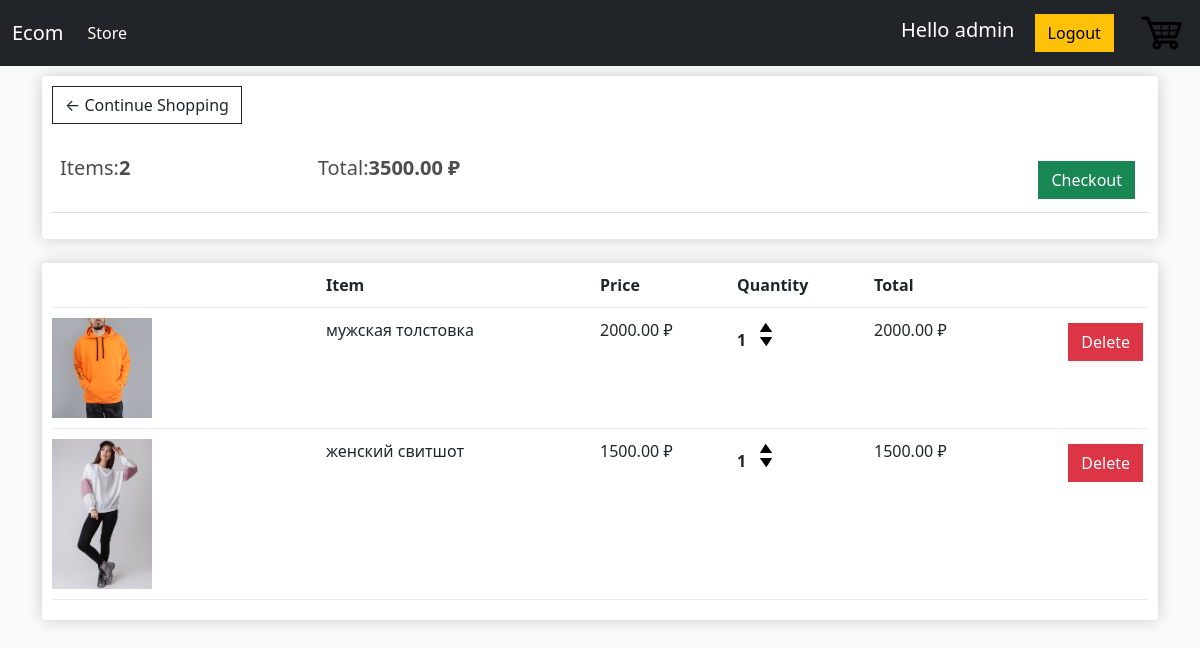
The page /cart/ (signed in) on the database as committed earlier.
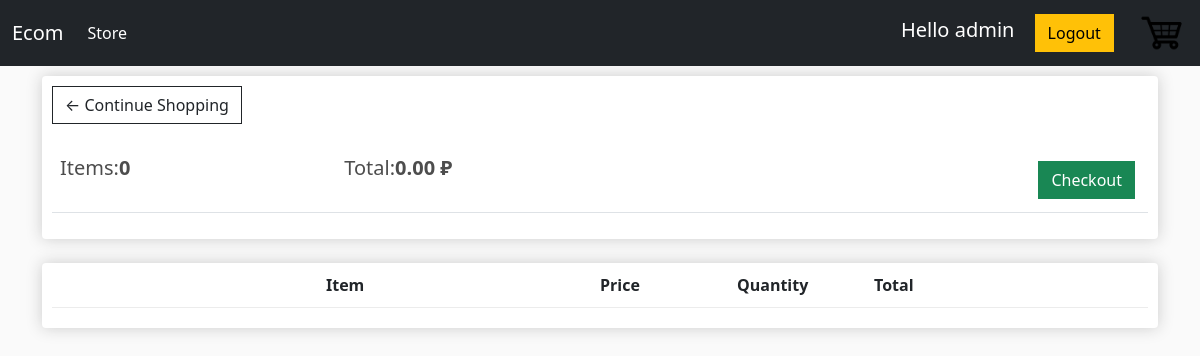
The same page on the database as committed later.
### mainapp/models.py (models this page shows, shortened)
class Order(models.Model):
    customer = models.ForeignKey(Customer, on_delete=models.SET_NULL, blank=True, null=True)
    date_order = models.DateTimeField(auto_now_add=True)
    complete = models.BooleanField(default=False, null=True, blank=False)
    transaction_id = models.CharField(max_length=200, null=True)
    @property
    def get_cart_total(self):
        orderitems = self.orderitem_set.all()
        total = sum([item.get_total for item in orderitems])
        return total
    def get_cart_items(self):
        orderitems = self.orderitem_set.all()
        items = sum([item.quantity for item in orderitems])
        return items

class OrderItem(models.Model):
    product = models.ForeignKey(Product, on_delete=models.SET_NULL, blank=True, null=True)
    order = models.ForeignKey(Order, on_delete=models.SET_NULL, blank=True, null=True)
    quantity = models.IntegerField(default=0, null=True, blank=True)
    date_added = models.DateTimeField(auto_now_add=True)
    @property
    def get_total(self):
        total = self.product.price * self.quantity
        return total

class Product(models.Model):
    name = models.CharField(max_length=200, null=True)
    price = models.DecimalField(max_digits=7, decimal_places=2)
    digital = models.BooleanField(default=False, null=True, blank=False)
    image = models.ImageField(null=True, blank=True)
    def imageURL(self):
        try:
            url = self.image.url
        except:
            url = ''
        return url

### mainapp/views.py (the view)
# urls.py: path('cart/', views.cart, name='cart'),
def cart(request):
    data = cartData(request)
    cartItems = data['cartItems']
    order = data['order']
    items = data['items']
    context = {'items': items, 'order': order}
    return render(request, 'mainapp/cart.html', context)

### mainapp/utils.py (called while the page is built)
def cartData(request):
    if request.user.is_authenticated:
        customer = request.user.customer
        order, created = Order.objects.get_or_create(customer=customer, complete=False)
        cartItems = order.get_cart_items()
        items = order.orderitem_set.all()
    else:
        cookieData = cookieCart(request)
        cartItems = cookieData['cartItems']
        order = cookieData['order']
        items = cookieData['items']
    return {"cartItems": cartItems, "order": order, "items": items}

### mainapp/templates/mainapp/cart.html
{% extends 'mainapp/index.html' %}
{% load static %}
{% block content%}
    <div class="row">
        <div class="col-lg-12">
            <div class="box-element">
                <a class="btn btn-outline-dark" href="{% url 'store' %}">&#x2190; Continue Shopping</a>
                <br>
                <br>
                <table class="table">
                    <tr>
                        <th><h5>Items:<strong>{{order.get_cart_items}}</strong></h5></th>
                        <th><h5>Total:<strong>{{order.get_cart_total|floatformat:2}} ₽</strong></h5></th>
                        <th>
                            <a style="float:right;margin:5px" class="btn btn-success" href="{% url 'checkout' %}">Checkout</a>
                        </th>
                    </tr>
                </table>
            </div>
            <br>
            <div class="box-element">
                <div class="cart-row">
                    <div style="flex:2"></div>
                    <div style="flex:2"><strong>Item</strong></div>
                    <div style="flex:1"><strong>Price</strong></div>
                    <div style="flex:1"><strong>Quantity</strong></div>
                    <div style="flex:1"><strong>Total</strong></div>
                    <div style="flex:1"><strong></strong></div>
                </div>
                {% for item in items %}
                <div class="cart-row">
                    <div style="flex:2"><img class="row-image" src="{{item.product.imageURL}}"></div>
                    <div style="flex:2">{{item.product.name}}</div>
                    <div style="flex:1">{{item.product.price|floatformat:2}} ₽</div>
                    <div style="flex:1">
						<p class="quantity">{{item.quantity}}</p>
						<div class="quantity">
							<img data-product={{item.product.id}} data-action="add" class="chg-quantity update-cart" src="{% static  'images/arrow-up.png' %}">
							<img data-product={{item.product.id}} data-action="remove" class="chg-quantity update-cart" src="{% static  'images/arrow-down.png' %}">
						</div>
					</div>
					<div style="flex:1"><p>{{item.get_total}} ₽</p></div>
                    <div style="flex:1">
                        <a data-product="{{item.product.id}}" data-action="delete" style="float:right;margin:5px" class="btn btn-danger update-cart">Delete</a>
                    </div>
                </div>
                {% endfor %}
            </div>
        </div>
    </div>
{% endblock content%}

Rows that differ between the two databases and show on the page:
no longer on this page (row edited): OrderItem: product.imageURL (picture), product.name "мужская толстовка", product.price "2000.00", quantity "1", get_total "2000.00"
no longer on this page (row edited): OrderItem: product.imageURL (picture), product.name "женский свитшот", product.price "1500.00", quantity "1", get_total "1500.00"
computed for Order: get_cart_items "2" → "0"; get_cart_total "3500.00" → "0.00"
